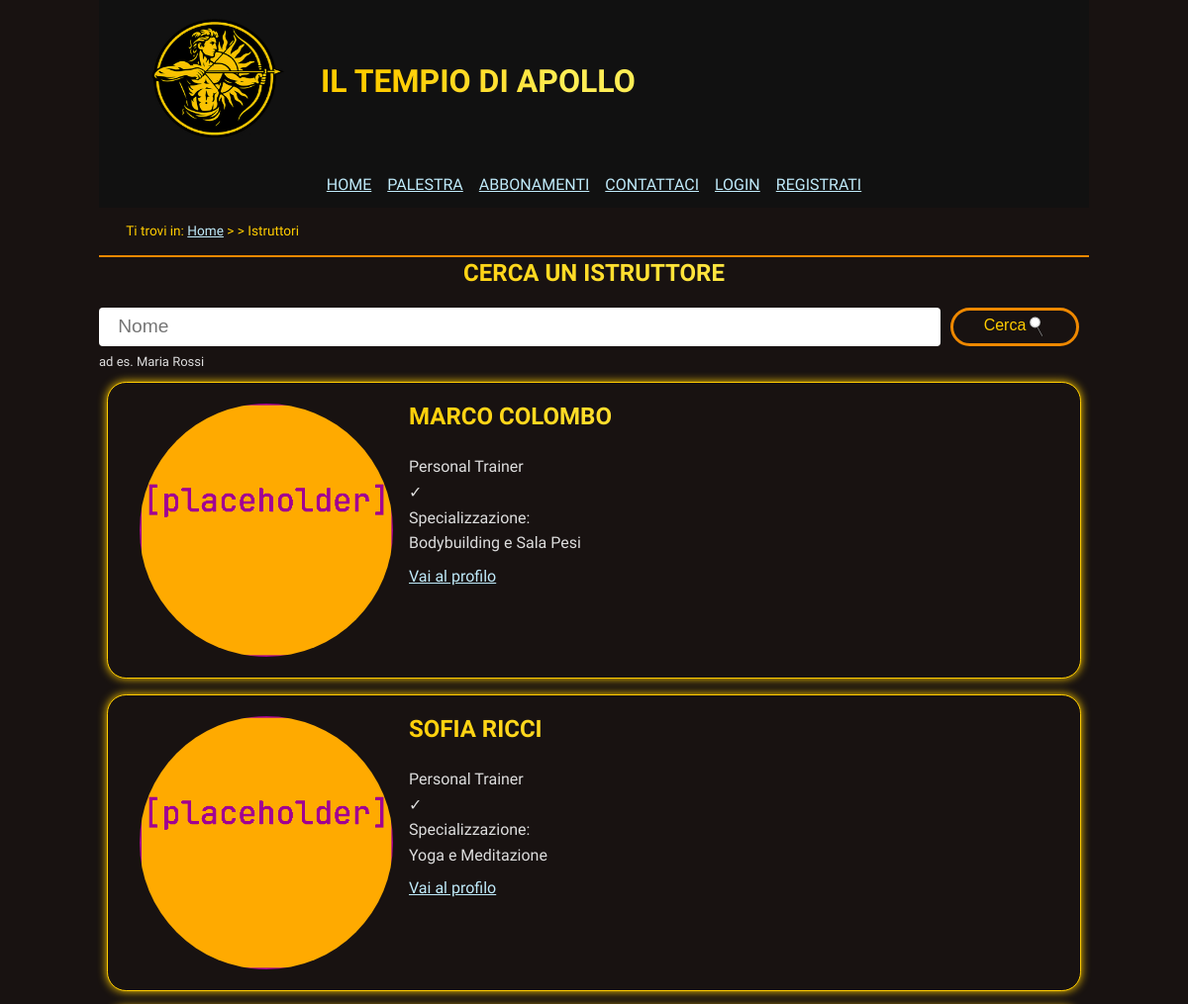
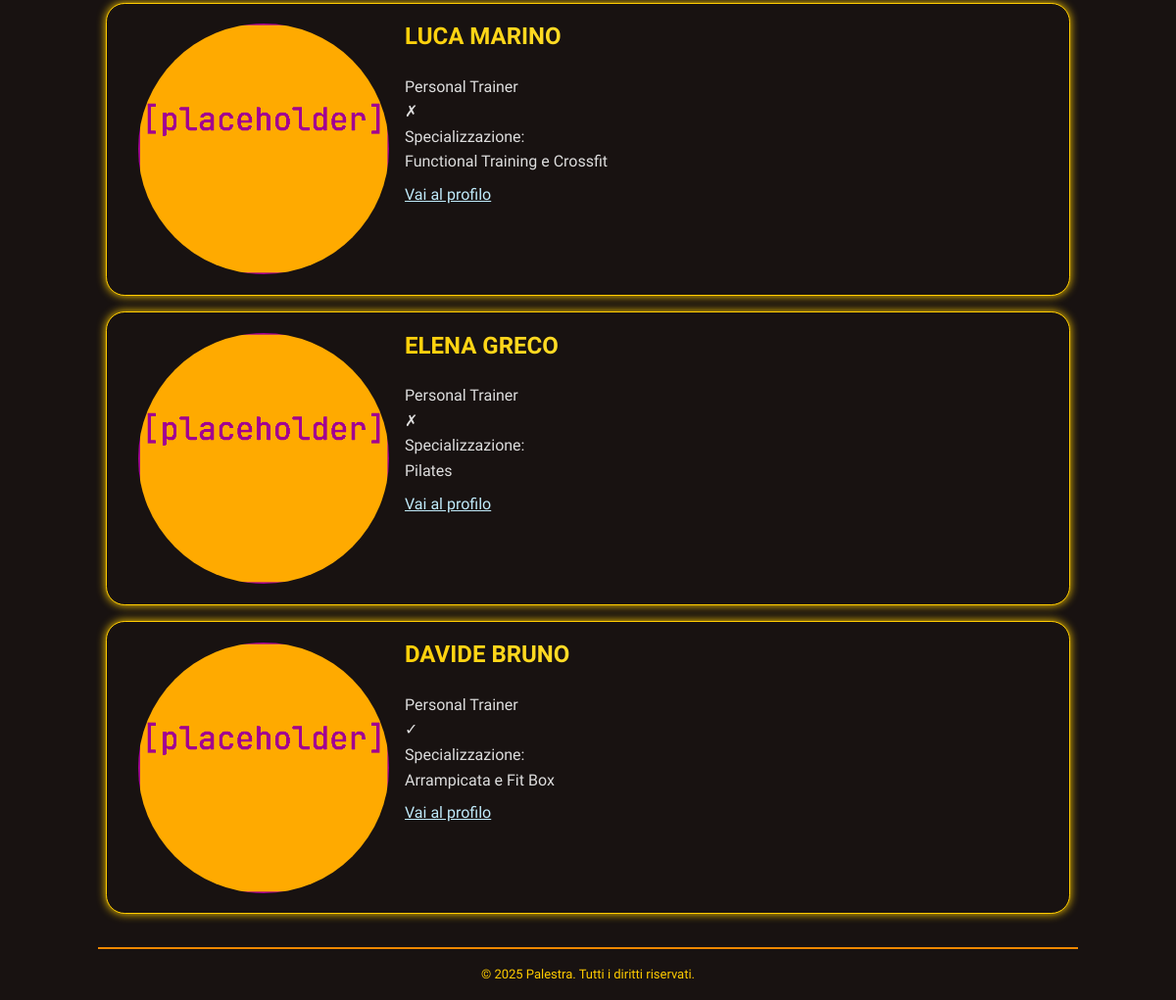
Screenshot of /html/palestra/cerca-istruttore.php with the database file from the repository (2 pictures, top to bottom).
### tables this page shows
CREATE TABLE Utente (
    id_utente SERIAL PRIMARY KEY,
    nome VARCHAR(100) NOT NULL,
    cognome VARCHAR(100) NOT NULL,
    email VARCHAR(100) UNIQUE NOT NULL,
    password_hash VARCHAR(255) NOT NULL 
);

CREATE TABLE Istruttore (
    id_utente BIGINT UNSIGNED PRIMARY KEY REFERENCES Utente(id_utente) ON DELETE CASCADE,
    specializzazione VARCHAR(100),
    qualifica VARCHAR(100),
    telefono VARCHAR(20)
);

CREATE TABLE Personal_Trainer (
    id_istruttore BIGINT UNSIGNED PRIMARY KEY REFERENCES Istruttore(id_utente) ON DELETE CASCADE
);

### html/palestra/cerca-istruttore.php (the view, shortened to what this page needs)
<?php
require "../db_connection.php";
$internal = "../internal/cerca-istruttore/";
$top = file_get_contents($internal . "top.html");
$menuFile = isset($_SESSION['user_id'])
    ? $internal . "menu-user.html"
    : $internal . "menu-guest.html";
$menuContent = file_get_contents($menuFile);
$templateResult = file_get_contents($internal . "stack.html");
$bottom = file_get_contents($internal . "bottom.html");
$nome = '';
$top = str_replace("[Menu]", $menuContent, $top);
$top = str_replace("[Valore Ricerca]", htmlspecialchars($nome), $top);
echo $top;
$query = "SELECT *
    FROM Utente
    JOIN Istruttore ON Utente.id_utente = Istruttore.id_utente
    LEFT JOIN Personal_Trainer ON Utente.id_utente = Personal_Trainer.id_istruttore
    WHERE nome LIKE ?";
$stmt = $conn->prepare($query);
$param = "%" . $nome . "%";
$stmt->bind_param("s", $param);
$stmt->execute();
$result = $stmt->get_result();
while ($row = $result->fetch_array(MYSQLI_ASSOC)) {
    $output = $templateResult;
    $isPt = $row['id_istruttore'] == null ? '&cross;' : '&check;';
    $output = str_replace("[Nome Istruttore]", $row['nome'] . ' ' . $row['cognome'], $output);
    $output = str_replace("[È PT]", $isPt, $output);
    $output = str_replace("[Specializzazione Istruttore]", $row['specializzazione'], $output);
    $output = str_replace("[ID Istruttore]", $row['id_utente'], $output);
    echo $output;
}
echo $bottom;

### css/style.css (style rules this page uses)
* { padding: 0; margin: 0; }
:root { --mainColorLight: #fe5; --mainColor: #fc0; --mainColorDark: #e80; --textColor: #ddd; --urlColor: #c0ebfb; --visitedUrlColor: #965cfd; --mainBackgroundColorDark: #111; --mainBackgroundColor: #181211; --mainBackgroundColorLight: #332; --headerGradient: linear-gradient(to right, var(--mainColor) 25%, var(--mainColorLight) 75%); }
html, body { font-size: 100%; font-family: "Lexend", "Roboto", sans-serif; line-height: 1.6em; }
body { color: var(--textColor); background-color: var(--mainBackgroundColor); max-width: 1000px; margin: auto; }
a:link { text-decoration: underline; color: var(--urlColor); }
a:link:has(.logo) { text-decoration: none; width: fit-content; display: inline; }
h1, h2, h3, h4, h5, h6 { font-weight: bold; background: var(--headerGradient); background-clip: text; color: transparent; -webkit-background-clip: text; -webkit-text-fill-color: transparent; text-shadow: none; }
h1, h2, h3 { text-align: center; text-transform: uppercase; padding: 0.2em 0.5em; }
strong { font-weight: normal; }
header { background-color: var(--mainBackgroundColorDark); }
footer { margin-top: 2em; padding: 1em; font-size: small; color: var(--mainColor); border-top: 2px solid var(--mainColorDark); text-align: center; }
header.intestazione { display: flex; flex-wrap: wrap; align-items: center; top: 0; position: sticky; z-index: 999; padding: 0.5em 2em; text-transform: uppercase; }
.intestazione .logo { width: 156px; display: inline; vertical-align: middle; padding: .2em .5em; }
.intestazione h1 { display: inline; width: fit-content; flex: 1 1 auto; }
#menu { display: flex; justify-content: space-around; margin: 0 auto; }
#menu ul { display: flex; flex-wrap: wrap; list-style: none; }
#menu li { margin: .2em .5em; }
#breadcrumb { color: var(--mainColor); padding: 0.8em 2em; font-size: 0.85em; border-bottom: 2px solid var(--mainColorDark); }
#breadcrumb>ol::before { content: "Ti trovi in: "; margin-right: .25em; }
#breadcrumb>ol { list-style: none; align-items: baseline; display: flex; }
#breadcrumb>ol>li+li::before { content: "> >"; margin-right: .25em; }
#breadcrumb>ol>li::after { content: ""; margin-right: .25em; }
.light-topic { border: 1px solid var(--mainColor); box-shadow: 0 0 10px var(--mainColor); background-color: var(--mainBackgroundColor); border-radius: 1.2em; margin: 0.5em; padding: 0.3em 1em; }
:root { --reviewImageSize: 10em; }
:root { --apollo-gradient: linear-gradient(135deg, #ffcc00 0%, #ff6a00 100%); --fire-gradient: linear-gradient(135deg, #ff4e50 0%, #f9d423 100%); --gold: #ffcc00; --orange: #ff6a00; --glow-gold: 0 0 20px rgba(255, 204, 0, 0.3); --shadow-card: 0 10px 30px rgba(0, 0, 0, 0.8); --radius: 12px; }
h2 { margin-top: 0.5em; margin-bottom: 0.5em; }
form { display: flex; flex-direction: column; gap: 1rem; }
input, textarea { padding: 0.6rem; font-size: 1rem; border-radius: 4px; border: none; }
.dati-pt dt:not(:first-child)::after, .dati-risultato-short dt:not(:first-child)::after { content: ":"; }
.dati-risultato-short { padding: 0.5em; }
.img-pt-small { float: left; width: 20%; min-width: 256px; margin: 1em; border-radius: 50%; }
.dati-risultato-short dt, .presentazione-pt h2 { text-align: left; }
.barra-ricerca { padding: 0.2em 1em; margin-right: 1%; width: 85%; font-size: 1.2em; box-sizing: border-box; overflow: hidden; }
#form-ricerca-istruttore { gap: 0; }
#form-ricerca-istruttore div { margin: 1em 0 0.2em; display: flex; }
#form-ricerca-istruttore button { padding: .4em 1%; min-width: 64px; font-size: 1em; display: inline-flex; flex: 1 1 64px; justify-content: center; margin-right: 1%; border: 3px solid var(--mainColorDark); border-radius: 1.5em; background-color: var(--mainBackgroundColor); color: var(--mainColor); transition-duration: 0.5s; }
#form-ricerca-istruttore button::after { content: ""; background-image: url('../immagini/lenses.svg'); background-size: 15px 20px; background-position: center; background-repeat: no-repeat; display: inline-block; width: 20px; height: 20px; }
.ricerca-esempio { font-size: small; display: block; }
ul#risultati-ricerca { list-style: none; display: flex; flex-direction: column; }
#risultati-ricerca h2 { text-align: left; }

### rows the page displays
utente: nome+cognome (picture), output "Personal Trainer ✓ Specializzazione Bodybuilding e Sala Pesi Vai al profilo"
utente: nome+cognome (picture), output "Personal Trainer ✓ Specializzazione Yoga e Meditazione Vai al profilo"
istruttore: output "Personal Trainer ✗ Specializzazione Functional Training e Crossfit Vai al profilo"
istruttore: output "Personal Trainer ✗ Specializzazione Pilates Vai al profilo"
utente: nome+cognome (picture), output "Personal Trainer ✓ Specializzazione Arrampicata e Fit Box Vai al profilo"

### other values shown
$bottom "© 2025 Palestra. Tutti i diritti riservati."
